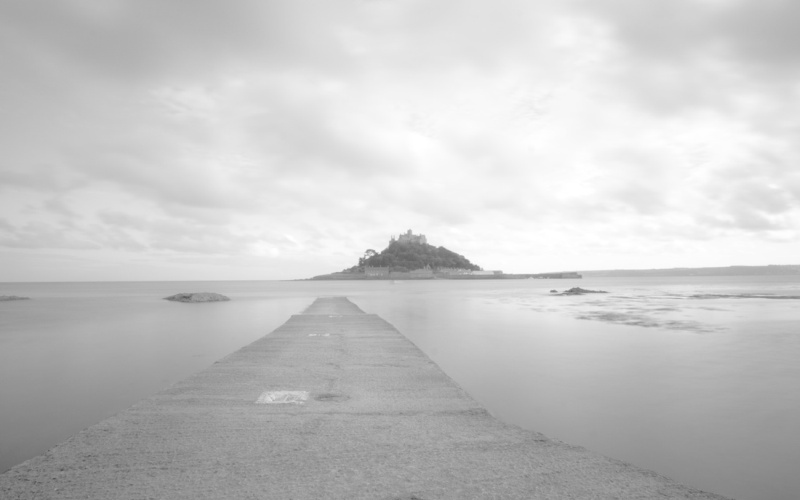
%> input picture playa.jpg, 800 x 500 px
$ octave ejercicio1.m   (GNU Octave 9; MATLAB toolbox functions it lacks are replaced by stand-ins)
%> lines starting %> are read from the running program, lines starting %| are printed output that depends on the picture
clear;
clc;

im = imread('playa.jpg');
%> im is the input picture: size 500x800 uint8; min 82, max 255, mean 198
figure(1);
imshow(im);
figure(2);
imhist(im);
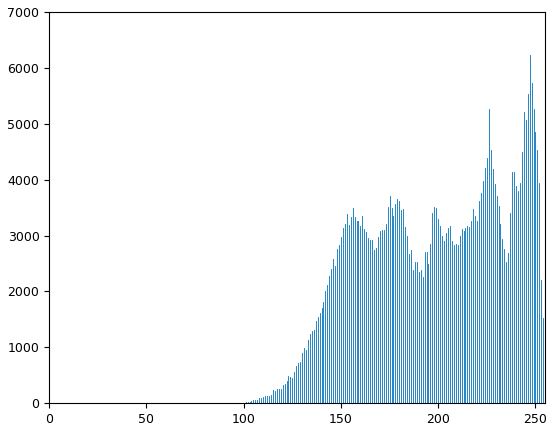
%> figure redrawn from the program's plot data; highest point at x = 247, y = 6228

[h v]=imhist(im);
%> h = 256 values, max 6228 at index 248, min 0 at index 1, mean 1562.5; v = 256 values from 0 to 255
tam = (size(im,1) * size(im,2));
%> tam = 400000
h = h/tam;
%> h = 256 values, max 0.0156 at index 248, min 0 at index 1, mean 0.00391

T = zeros(size(h));
T(1) = h(1);
for k = 1:(size(h)-1)
    T(k+1)=T(k)+h(k+1);
end
%> after the loop, T = 256 values from 0 to 1
figure(3)
plot(1:size(h),T);
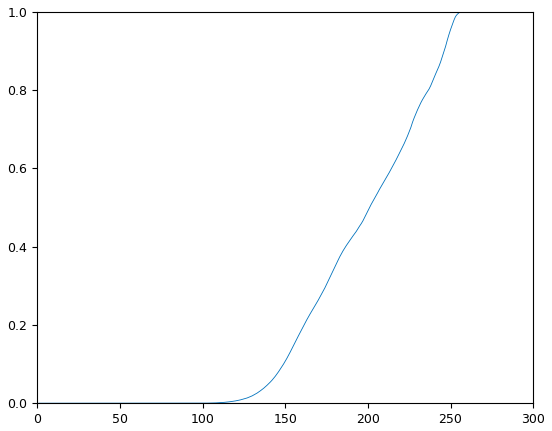
%> figure redrawn from the program's plot data; curve peaks at x = 256, y = 1

im2=T(im);
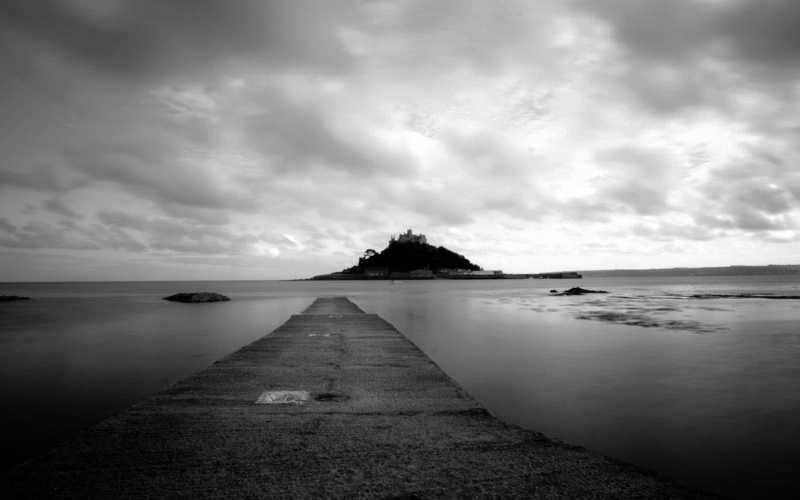
%> im2: size 500x800 double; min 0, max 0.998, mean 0.496
im2 = uint8(im2*255);
%> im2: size 500x800 uint8
figure(4)
imshow(im2);
figure(5);
imhist(im2);
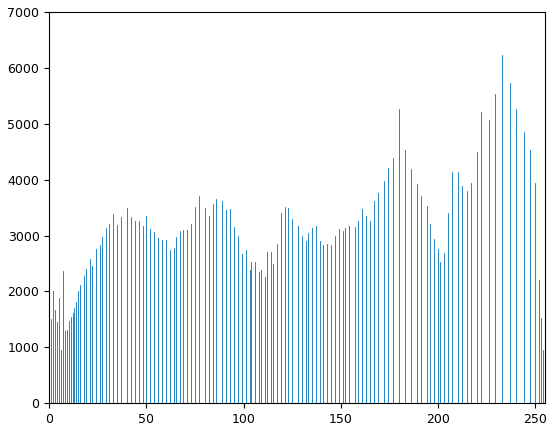
%> figure redrawn from the program's plot data; highest point at x = 233, y = 6228

desv1=std2(im);
%> desv1 = 24.75
desv2=std2(im2);
%> desv2 = 52.23
